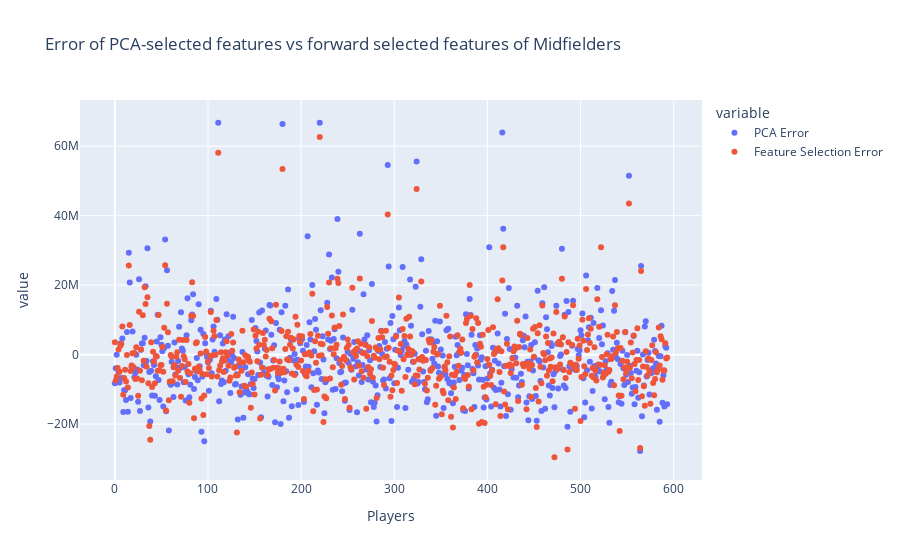

Notebook code cell kept with this figure:
### Code cell
diff = y_test_mf - y_pred_mf
d = {'PCA Error': mf_PCA_diff, 'Feature Selection Error': diff}
temp_df = pd.DataFrame(d)
fig = px.scatter(temp_df, x=range(len(diff)), y=['PCA Error', 'Feature Selection Error'], labels={"x": "Players", "y": "Error"},
                 title="Error of PCA-selected features vs forward selected features of Midfielders", render_mode="svg")
fig.show()

### Figure 1 — Plotly figure (JSON) as saved in the notebook; plotly's stock layout.template omitted (floating-point values rounded to 4 significant figures; data arrays with more than 128 entries replaced by an {"elided": "..."} marker saying what was removed)
{"data": [{"hovertemplate": "variable=PCA Error<br>Players=%{x}<br>value=%{y}<extra></extra>", "legendgroup": "PCA Error", "marker": {"color": "#636efa", "symbol": "circle"}, "mode": "markers", "name": "PCA Error", "orientation": "v", "showlegend": true, "type": "scatter", "x": {"elided": "594 int values"}, "xaxis": "x", "y": {"elided": "594 float values"}, "yaxis": "y"}, {"hovertemplate": "variable=Feature Selection Error<br>Players=%{x}<br>value=%{y}<extra></extra>", "legendgroup": "Feature Selection Error", "marker": {"color": "#EF553B", "symbol": "circle"}, "mode": "markers", "name": "Feature Selection Error", "orientation": "v", "showlegend": true, "type": "scatter", "x": {"elided": "594 int values"}, "xaxis": "x", "y": {"elided": "594 float values"}, "yaxis": "y"}], "layout": {"legend": {"title": {"text": "variable"}, "tracegroupgap": 0}, "title": {"text": "Error of PCA-selected features vs forward selected features of Midfielders"}, "xaxis": {"anchor": "y", "domain": [0, 1], "title": {"text": "Players"}}, "yaxis": {"anchor": "x", "domain": [0, 1], "title": {"text": "value"}}}}
